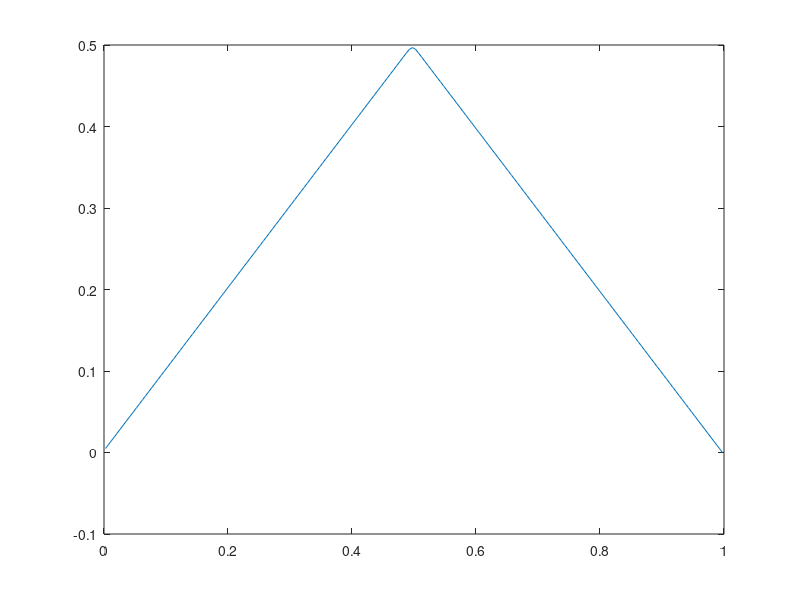
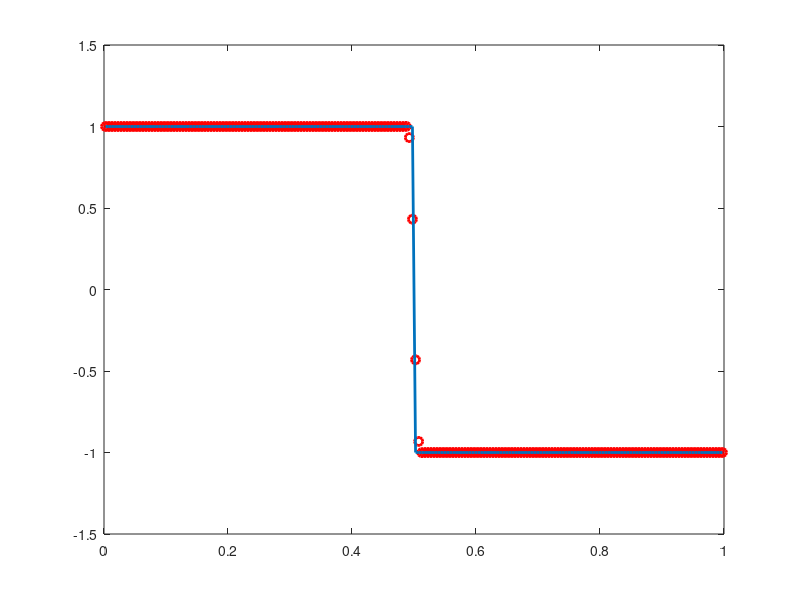

The MATLAB script that drew these images, in order:
H = @(p) (1/2)*p.^2;
ul = 1;
ur = -1;
sigma = .1;
z = 0;

a = 0;
b = 1;
Nx = 200;
deltaX = (b-a)/Nx;
x = ((1:Nx)-(1/2))*deltaX;
%u0 = @(x, z) (x <= .5)*((ul + sigma*z)*x) + (x > .5)*((ur + sigma*z)*x + .5*(ul - ur));

% exact solution
pExact = @(x, z, t) (x <= .5 + sigma*z*t)*(ul + sigma*z) + ...
    (x > .5 + sigma*z*t)*(ur + sigma*z);
uExact = @(x, z, t) (x <= .5 + sigma*z*t)*((ul + sigma*z)*x ...
    -(ul + sigma*z)^2/2*t) + (x > .5 + sigma*z*t)*((ur + sigma*z)*x + ...
    .5*(ul - ur) - (ur + sigma*z)^2/2*t);

% two conditions for stability
% sqrt(alpha) > |H_p|
alpha = max(ul, ur)^2+.1;

% sqrt(alpha)*deltaT/deltaX < 1
% nu = sqrt(alpha)*deltaT/deltaX = .9
nu = .9;
deltaT = (nu*deltaX)/sqrt(alpha);
T = .3;
nTimeSteps = round(T/deltaT);

N = 7;
% set up initial conditions
q = zeros(2*(N+1), Nx, nTimeSteps+1);
q(1,:,1) = pExact(x, z, 0);
q(2,:,1) = H(q(1,:,1));

A = [zeros(N+1), eye(N+1); alpha*eye(N+1), zeros(N+1)];
delta = deltaT/deltaX;

%pn = @(i1, i2, i3, m, p, w) 1/(2*deltaX)*(sqrt(alpha)*deltaT*p(i1,m) + 2*(-sqrt(alpha)*deltaT + deltaX)*p(i2,m) + deltaT*(sqrt(alpha)*p(i3,m) + w(i1,m)- w(i3,m)));
%wn = @(i1, i2, i3, m, p, w) (1/(2*deltaX))*(sqrt(alpha)^2*deltaT*p(i1,m)-sqrt(alpha)^2*deltaT*p(i3,m) + sqrt(alpha)*deltaT*w(i1,m) - 2*sqrt(alpha)*deltaT*w(i2,m) + 2*deltaX*w(i2,m) + sqrt(alpha)*deltaT*w(i3,m));
% time stepping
for n = 1:nTimeSteps
    q(:,1,n+1)=q(:,1,n) - delta/2*(A*q(:,2,n) - A*q(:,1,n)) + delta^2/2*(A^2*(q(:,2,n) - q(:,1,n)));
    for i = 2:Nx-1
        q(:,i,n+1) = q(:,i,n) - delta/2*(A*q(:,i+1,n) - A*q(:,i-1,n)) + delta^2/2*(A^2*(q(:,i+1,n) - 2*q(:,i,n) + q(:,i-1,n)));
    end
    q(:,Nx,n+1)=q(:,Nx,n) - delta/2*(A*q(:,Nx,n) - A*q(:,Nx-1,n)) + delta^2/2*(A^2*(-q(:,Nx,n) + q(:,Nx-1,n)));
   
    % instant relaxation
    % w = H(p)
    q(N+2:end,:,n+1) = H(q(1:N+1,:,n+1));
end
% compute u at time T
u = cumsum(q(1,:,end)*deltaX);
figure(1);
plot(x,u);

% plot at time T
figure(2);
plot(x',q(1,:,end),'ro', 'Linewidth', 2);
hold on
plot(x,pExact(x,z,T),'Linewidth', 2);
%xlim([.3,.7]);

p = @(n, i, z) sum(q(1:N+1,i,n).*repmat(legendreP(0:N,z)',1,length(i)));